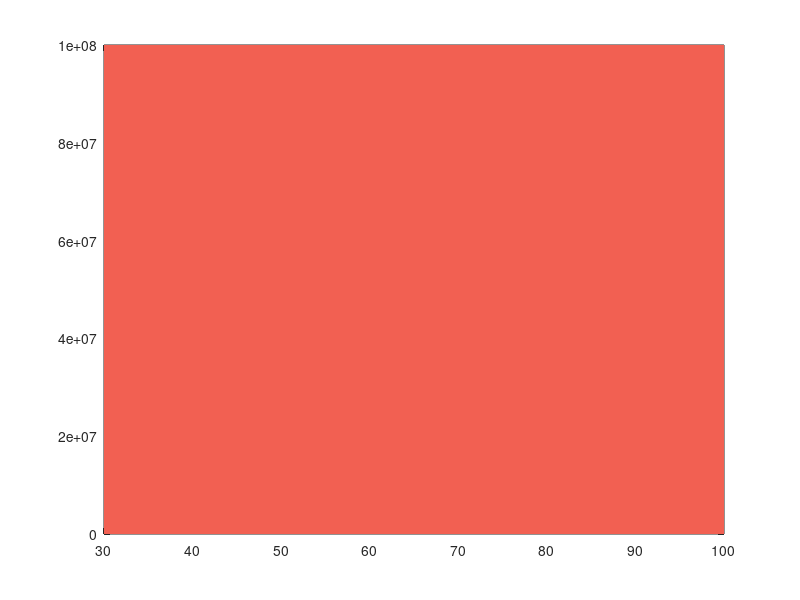

Write MATLAB code to recreate this figure. (Note: this script raises an error after producing the figure.)
% % 创建 textarrow
% annotation('textarrow',[0.222873900293255 0.274581500488759],...
% [0.69620253164557 0.707181188808324],...
% 'Color',[0.149019607843137 0.149019607843137 0.149019607843137],...
% 'String','$f_L$',...
% 'Interpreter','latex',...
% 'HeadWidth',3,...
% 'HeadLength',3,...
% 'FontSize',7);

% % 创建 textarrow
% annotation('textarrow',[0.777126099706745 0.747800586510264],...
% [0.405063291139241 0.261603375527426],...
% 'Color',[0.149019607843137 0.149019607843137 0.149019607843137],...
% 'String','$\frac{3}{2}f_L$',...
% 'Interpreter','latex',...
% 'HeadWidth',5,...
% 'HeadLength',3,...
% 'FontSize',7);

% % 创建 textarrow
% annotation('textarrow',[0.721407624633431 0.724340175953079],...
%     [0.440928270042194 0.293248945147679],...
%     'Color',[0.149019607843137 0.149019607843137 0.149019607843137],...
%     'String','$2f_L$',...
%     'Interpreter','latex',...
%     'HeadWidth',5,...
%     'HeadLength',3,...
%     'FontSize',7);
% 
% % 创建 textarrow
% annotation('textarrow',[0.782258064516129 0.783724340175955],...
%     [0.413502109704641 0.337552742616033],...
%     'Color',[0.149019607843137 0.149019607843137 0.149019607843137],...
%     'String','$3f_L$',...
%     'Interpreter','latex',...
%     'HeadWidth',5,...
%     'HeadLength',3,...
%     'FontSize',7);

% % 创建 textarrow
% annotation('textarrow',[0.175219941348974 0.226927541544478],...
%     [0.69620253164557 0.707181188808324],...
%     'Color',[0.149019607843137 0.149019607843137 0.149019607843137],...
%     'String','$f_L$',...
%     'Interpreter','latex',...
%     'HeadWidth',3,...
%     'HeadLength',3,...
%     'FontSize',7);

% % 创建 textarrow
% annotation('textarrow',[0.279166666666667 0.278980327468232],...
%     [0.560949298813377 0.471949121297774],...
%     'Color',[0.149019607843137 0.149019607843137 0.149019607843137],...
%     'String','$f_H$',...
%     'Interpreter','latex',...
%     'HeadWidth',3,...
%     'HeadLength',3,...
%     'FontSize',7);



% 创建 松动故障典型频率区域并标注
blockcolor1=[254, 239, 237]/255;
blockcolor2=[242, 96, 82]/255;
ymax = 10e7;
ymin = 0;
x_point = [30 100];
y_point = ymax;
xline = [x_point(1),x_point(1),x_point(2),x_point(2)];
y1ine = [ ymin, y_point, y_point, ymin;
         -ymin,-y_point,-y_point,-ymin;];
fill_1 = fill(xline(1,:),[0 ymax ymax 0],blockcolor2, 'HandleVisibility','off');
set(fill_1,'edgecolor','none');
uistack(fill_1, 'bottom')

axis = get(gca);
% yPos = 10e7;
yPos = 1500;
zPos = abs((axis.ZLim(2) - axis.ZLim(1)));
xPos = (x_point(2)+x_point(1))/2;
text(xPos, yPos, zPos*0.05,'$f_b$','rotation', 30,'VerticalAlignment','bottom', 'HorizontalAlignment','center','FontSize',7,'interpreter','latex');











